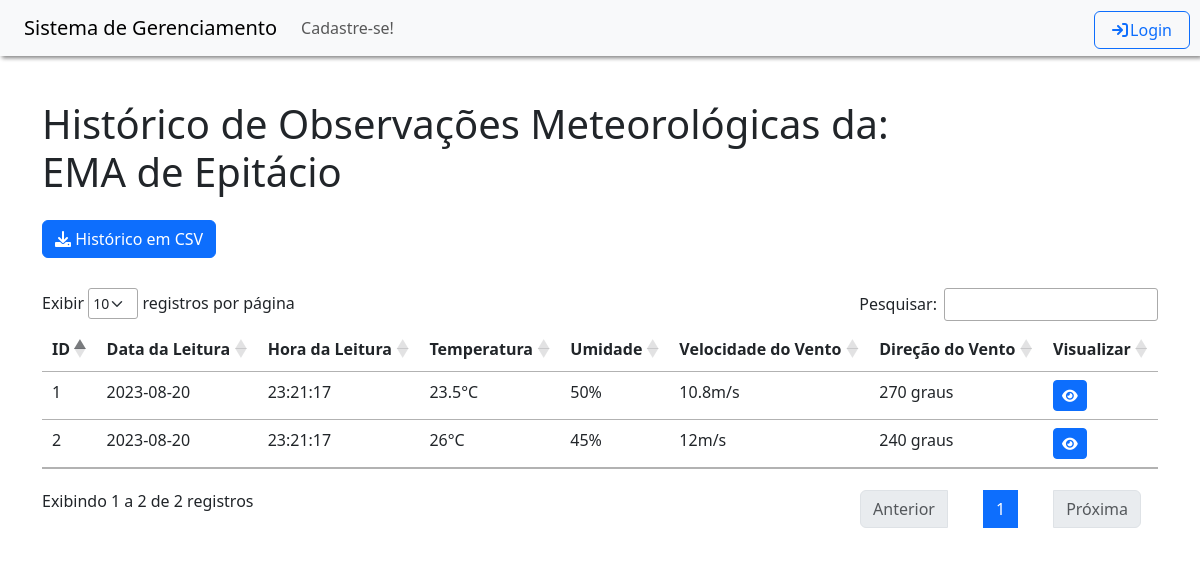
The page /Tela_Listar_Observacoes.php?idema=1 on the database as committed earlier.
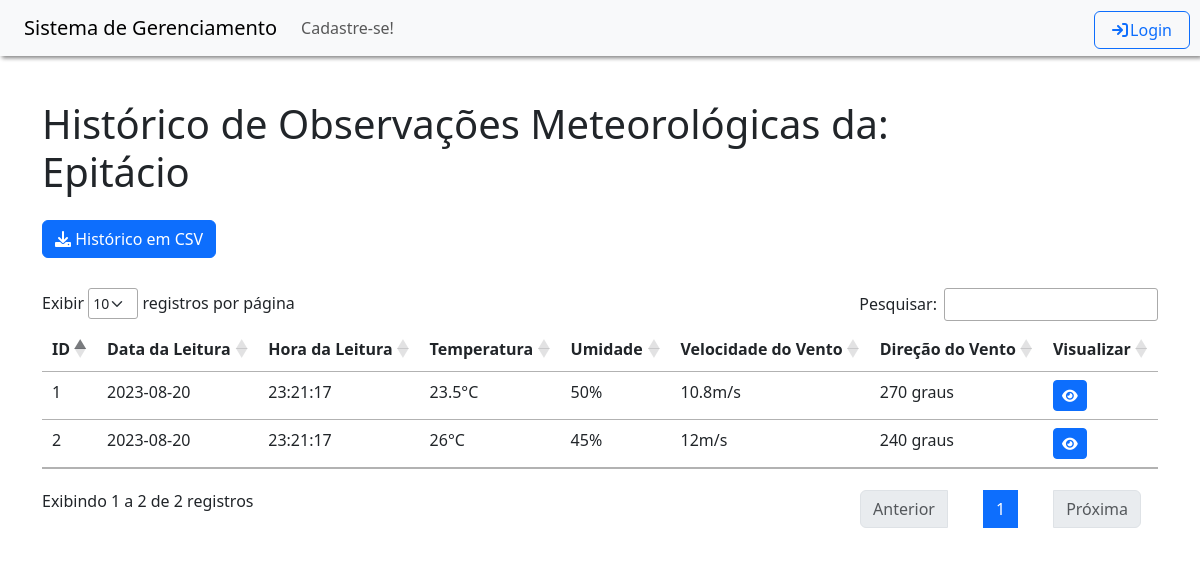
The same page on the database as committed later.
### tables this page shows
CREATE TABLE IF NOT EXISTS emas (
  idema INT NOT NULL AUTO_INCREMENT,
  nome VARCHAR(45) NOT NULL,
  ip VARCHAR(45) NOT NULL,
  publica INT NOT NULL,
  latitude VARCHAR(45) NOT NULL,
  longitude VARCHAR(45) NOT NULL,
  usuarios_idusuario INT NOT NULL,
  ativa INT NOT NULL,
  topico_kafka VARCHAR (45) NOT NULL,
   
  status_ema VARCHAR (10) NULL,
  carga_bateria FLOAT NULL, 
  uptime VARCHAR(50) NULL,
  diagnosticos_nao_previstos JSON NULL,
  PRIMARY KEY (idema, usuarios_idusuario),
    FOREIGN KEY (usuarios_idusuario)
    REFERENCES usuarios (idusuario));

### controllers/controller_observacao.php (the view, shortened to what the changed rows need)
<?php
function buscarEMAPorID($idema) {
    $conexao = conectarBanco();
    $idema = mysqli_real_escape_string($conexao, $idema);
    $query = "SELECT * FROM emas WHERE idema = '$idema'";
    $resultado = mysqli_query($conexao, $query);
    if ($resultado && mysqli_num_rows($resultado) > 0) {
        $ema = mysqli_fetch_assoc($resultado);
        return $ema;
    } else {
        return false;
    }
}
?>

### controllers/controller_observacao.php (the view, shortened to what the changed rows need)
<?php
function buscarEMAPorID($idema) {
    $conexao = conectarBanco();
    $idema = mysqli_real_escape_string($conexao, $idema);
    $query = "SELECT * FROM emas WHERE idema = '$idema'";
    $resultado = mysqli_query($conexao, $query);
    if ($resultado && mysqli_num_rows($resultado) > 0) {
        $ema = mysqli_fetch_assoc($resultado);
        return $ema;
    } else {
        return false;
    }
}
?>

### Tela_Listar_Observacoes.php (shortened to what the changed rows need)
<!DOCTYPE html>
<?php
require '../portalEMA/controllers/controller_observacao.php';
$emaID = $_GET['idema'];
$ema = buscarEMAPorID($emaID);
?>
<html>
    <head>
        <link rel="stylesheet" type="text/css" href="../portalEMA/css/style.css">
        <link rel="stylesheet" href="https://cdnjs.cloudflare.com/ajax/libs/font-awesome/6.0.0-beta3/css/all.min.css">
        <link rel="stylesheet" type="text/css" href="https://cdn.jsdelivr.net/npm/bootstrap@5.2.3/dist/css/bootstrap.min.css">
        <link rel="stylesheet" type="text/css" href="https://cdn.datatables.net/1.13.6/css/jquery.dataTables.min.css">
        <link rel="stylesheet" type="text/css" href="https://cdnjs.cloudflare.com/ajax/libs/twitter-bootstrap/5.3.0/css/bootstrap.min.css">
        <link rel="stylesheet" type="text/css" href="https://cdn.datatables.net/1.13.6/css/dataTables.bootstrap5.min.css">
        <link rel="stylesheet" type="text/css" href="https://unpkg.com/leaflet@1.7.1/dist/leaflet.css" />
        <link rel="stylesheet" href="https://cdnjs.cloudflare.com/ajax/libs/font-awesome/6.0.0-beta3/css/all.min.css">
    </head>
    <body>
        <div class="container" style="height: 100%;margin-top: 10%;">
            <h1 class="mb-4">Histórico de Observações Meteorológicas da:<br> <?php echo $ema['nome'] ?></h1>
                <div class="row justify-content-between">
                    <div class="col" style="margin-bottom: 30px">
                    </div>
                </div>
            <table id="observacoesDT" class="table table-hover" style="width:100%;">
                <thead>
                    <tr>
                        <th>ID</th>
                        <th>Data da Leitura</th>
                        <th> Hora da Leitura</th>
                        <th>Temperatura</th>
                        <th>Umidade</th>
                        <th>Velocidade do Vento</th>
                        <th>Direção do Vento</th>
                        <th>Visualizar</th>
                    </tr>
                </thead>
                <tbody>
                </tbody>
            </table>
        </div>
    </body>
</html>

Rows that differ between the two databases and show on the page:
changed emas: nome "EMA de Epitácio" → "Epitácio"
